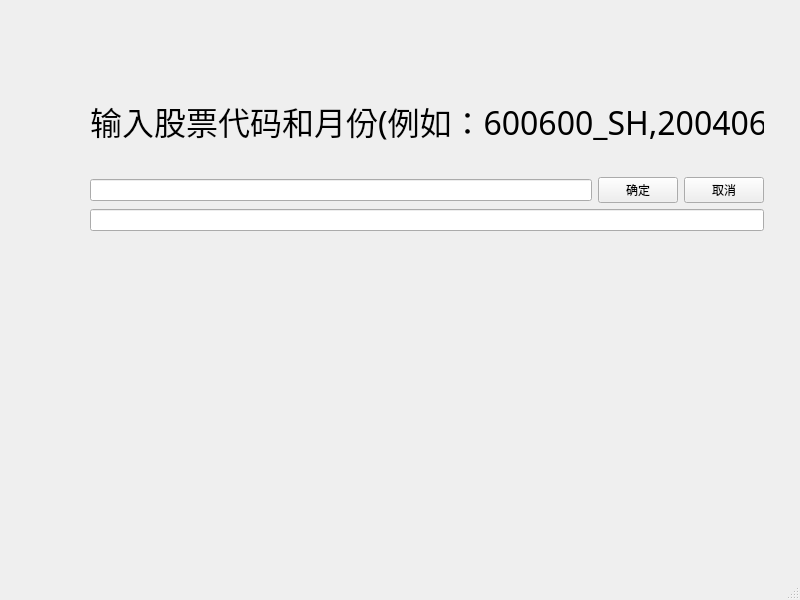
<?xml version="1.0" encoding="UTF-8"?>
<ui version="4.0">
 <class>MainWindow</class>
 <widget class="QMainWindow" name="MainWindow">
  <property name="geometry">
   <rect>
    <x>0</x>
    <y>0</y>
    <width>800</width>
    <height>600</height>
   </rect>
  </property>
  <property name="windowTitle">
   <string>MainWindow</string>
  </property>
  <widget class="QWidget" name="centralwidget">
   <widget class="QWidget" name="verticalLayoutWidget">
    <property name="geometry">
     <rect>
      <x>90</x>
      <y>70</y>
      <width>674</width>
      <height>161</height>
     </rect>
    </property>
    <layout class="QVBoxLayout" name="verticalLayout_2">
     <item>
      <widget class="QLabel" name="noticelabel">
       <property name="font">
        <font>
         <family>幼圆</family>
         <pointsize>24</pointsize>
        </font>
       </property>
       <property name="text">
        <string>输入股票代码和月份(例如：600600_SH,200406)</string>
       </property>
      </widget>
     </item>
     <item>
      <layout class="QHBoxLayout" name="horizontalLayout_2">
       <item>
        <widget class="QLineEdit" name="InputlineEdit"/>
       </item>
       <item>
        <widget class="QPushButton" name="commitButton">
         <property name="text">
          <string>确定</string>
         </property>
        </widget>
       </item>
       <item>
        <widget class="QPushButton" name="cancelButton">
         <property name="text">
          <string>取消</string>
         </property>
        </widget>
       </item>
      </layout>
     </item>
     <item>
      <widget class="QLineEdit" name="outputLineEdit"/>
     </item>
    </layout>
   </widget>
  </widget>
  <widget class="QMenuBar" name="menubar">
   <property name="geometry">
    <rect>
     <x>0</x>
     <y>0</y>
     <width>800</width>
     <height>21</height>
    </rect>
   </property>
  </widget>
  <widget class="QStatusBar" name="statusbar"/>
 </widget>
 <resources/>
 <connections/>
</ui>
